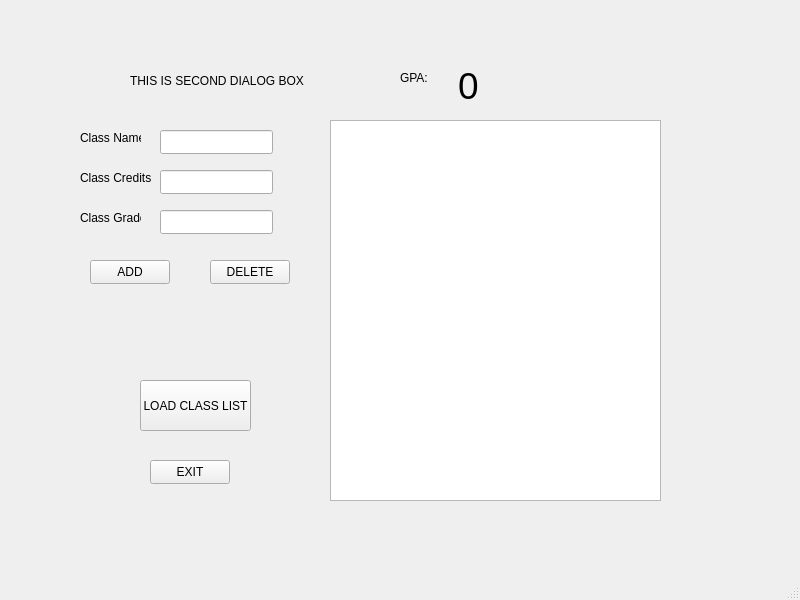
<?xml version="1.0" encoding="UTF-8"?>
<ui version="4.0">
 <class>ezegpa</class>
 <widget class="QMainWindow" name="ezegpa">
  <property name="geometry">
   <rect>
    <x>0</x>
    <y>0</y>
    <width>800</width>
    <height>600</height>
   </rect>
  </property>
  <property name="windowTitle">
   <string>ezegpa</string>
  </property>
  <widget class="QWidget" name="centralwidget">
   <widget class="QLabel" name="label_2">
    <property name="geometry">
     <rect>
      <x>80</x>
      <y>130</y>
      <width>61</width>
      <height>16</height>
     </rect>
    </property>
    <property name="text">
     <string>Class Name</string>
    </property>
   </widget>
   <widget class="QLineEdit" name="lineEdit_className">
    <property name="geometry">
     <rect>
      <x>160</x>
      <y>130</y>
      <width>113</width>
      <height>24</height>
     </rect>
    </property>
   </widget>
   <widget class="QLabel" name="label_GPA">
    <property name="geometry">
     <rect>
      <x>458</x>
      <y>60</y>
      <width>81</width>
      <height>51</height>
     </rect>
    </property>
    <property name="font">
     <font>
      <pointsize>28</pointsize>
     </font>
    </property>
    <property name="text">
     <string>0</string>
    </property>
   </widget>
   <widget class="QLabel" name="label_4">
    <property name="geometry">
     <rect>
      <x>80</x>
      <y>170</y>
      <width>71</width>
      <height>16</height>
     </rect>
    </property>
    <property name="text">
     <string>Class Credits</string>
    </property>
   </widget>
   <widget class="QLineEdit" name="lineEdit_classGrade">
    <property name="geometry">
     <rect>
      <x>160</x>
      <y>210</y>
      <width>113</width>
      <height>24</height>
     </rect>
    </property>
   </widget>
   <widget class="QPushButton" name="pushButton_load">
    <property name="geometry">
     <rect>
      <x>140</x>
      <y>380</y>
      <width>111</width>
      <height>51</height>
     </rect>
    </property>
    <property name="text">
     <string>LOAD CLASS LIST</string>
    </property>
   </widget>
   <widget class="QTableView" name="tableView_classList">
    <property name="geometry">
     <rect>
      <x>330</x>
      <y>120</y>
      <width>331</width>
      <height>381</height>
     </rect>
    </property>
   </widget>
   <widget class="QPushButton" name="pushButton_exit">
    <property name="geometry">
     <rect>
      <x>150</x>
      <y>460</y>
      <width>80</width>
      <height>24</height>
     </rect>
    </property>
    <property name="text">
     <string>EXIT</string>
    </property>
   </widget>
   <widget class="QLabel" name="label">
    <property name="geometry">
     <rect>
      <x>130</x>
      <y>40</y>
      <width>191</width>
      <height>81</height>
     </rect>
    </property>
    <property name="text">
     <string>THIS IS SECOND DIALOG BOX</string>
    </property>
   </widget>
   <widget class="QLabel" name="label_5">
    <property name="geometry">
     <rect>
      <x>400</x>
      <y>70</y>
      <width>49</width>
      <height>16</height>
     </rect>
    </property>
    <property name="text">
     <string>GPA:</string>
    </property>
   </widget>
   <widget class="QLineEdit" name="lineEdit_classCredits">
    <property name="geometry">
     <rect>
      <x>160</x>
      <y>170</y>
      <width>113</width>
      <height>24</height>
     </rect>
    </property>
   </widget>
   <widget class="QLabel" name="label_3">
    <property name="geometry">
     <rect>
      <x>80</x>
      <y>210</y>
      <width>61</width>
      <height>16</height>
     </rect>
    </property>
    <property name="text">
     <string>Class Grade</string>
    </property>
   </widget>
   <widget class="QPushButton" name="pushButton_delete">
    <property name="geometry">
     <rect>
      <x>210</x>
      <y>260</y>
      <width>80</width>
      <height>24</height>
     </rect>
    </property>
    <property name="text">
     <string>DELETE</string>
    </property>
   </widget>
   <widget class="QPushButton" name="pushButton_add">
    <property name="geometry">
     <rect>
      <x>90</x>
      <y>260</y>
      <width>80</width>
      <height>24</height>
     </rect>
    </property>
    <property name="text">
     <string>ADD</string>
    </property>
   </widget>
  </widget>
  <widget class="QMenuBar" name="menubar">
   <property name="geometry">
    <rect>
     <x>0</x>
     <y>0</y>
     <width>800</width>
     <height>21</height>
    </rect>
   </property>
  </widget>
  <widget class="QStatusBar" name="statusbar"/>
 </widget>
 <tabstops>
  <tabstop>lineEdit_className</tabstop>
  <tabstop>lineEdit_classCredits</tabstop>
  <tabstop>lineEdit_classGrade</tabstop>
  <tabstop>pushButton_add</tabstop>
  <tabstop>pushButton_delete</tabstop>
  <tabstop>pushButton_load</tabstop>
  <tabstop>tableView_classList</tabstop>
  <tabstop>pushButton_exit</tabstop>
 </tabstops>
 <resources/>
 <connections/>
</ui>
